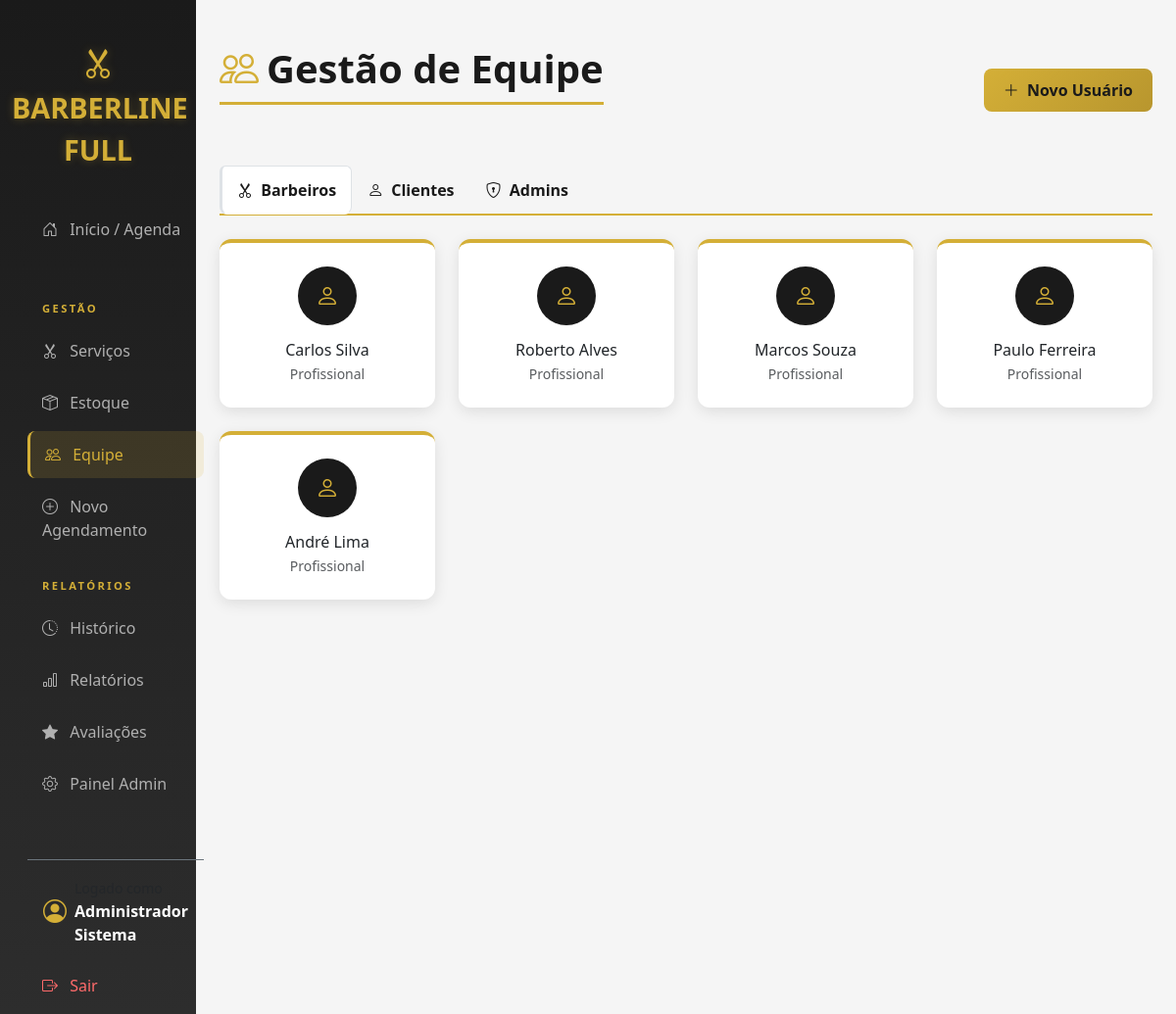
The app's page /equipe/ (signed in) with its own data.
### usuarios/models.py (models this page shows, shortened)
class Usuario(AbstractUser):
    class Tipo(models.TextChoices):
        ADMIN = 'ADMIN', 'Administrador'
        BARBEIRO = 'BARBEIRO', 'Barbeiro'
        CLIENTE = 'CLIENTE', 'Cliente'
    tipo = models.CharField(
        max_length=20,
        choices=Tipo.choices,
        default=Tipo.CLIENTE
    )
    telefone = models.CharField(max_length=15, blank=True, null=True)

### agendamentos/views.py (the view, shortened to what this page needs)
    @login_required
    def wrapper(request, *args, **kwargs):
        if request.user.tipo == 'ADMIN' or request.user.is_staff:
            return view_func(request, *args, **kwargs)

### agendamentos/views.py (called while the page is built, shortened)
def admin_required(view_func):
    @login_required
    def wrapper(request, *args, **kwargs):
        if request.user.tipo == 'ADMIN' or request.user.is_staff:
            return view_func(request, *args, **kwargs)
    return wrapper

@admin_required
def lista_equipe(request):
    context = {
        'barbeiros': Usuario.objects.filter(tipo='BARBEIRO'),
        'clientes': Usuario.objects.filter(tipo='CLIENTE') if request.user.tipo != 'CLIENTE' else Usuario.objects.filter(pk=request.user.pk),
        'administradores': Usuario.objects.filter(tipo='ADMIN'),
    }
    return render(request, 'equipe.html', context)

### templates/equipe.html (shortened to what this page needs)
{% extends 'base.html' %}
{% block content %}
<div class="d-flex justify-content-between align-items-center pt-3 pb-2 mb-4">
    <h1 class="page-header"><i class="bi bi-people me-2 text-gold"></i>Gestão de Equipe</h1>
    <a href="{% url 'novo_usuario' %}" class="btn btn-gold">
        <i class="bi bi-plus-lg me-1"></i> Novo Usuário
    </a>
</div>
<ul class="nav nav-tabs mb-4" id="equipeTab" role="tablist" style="border-bottom: 2px solid var(--gold);">
  <li class="nav-item">
    <button class="nav-link active fw-bold" id="barbeiros-tab" data-bs-toggle="tab" data-bs-target="#barbeiros" type="button" style="color: var(--primary-black);">
        <i class="bi bi-scissors me-1"></i> Barbeiros
    </button>
  </li>
  <li class="nav-item">
    <button class="nav-link fw-bold" id="clientes-tab" data-bs-toggle="tab" data-bs-target="#clientes" type="button" style="color: var(--primary-black);">
        <i class="bi bi-person me-1"></i> Clientes
    </button>
  </li>
  <li class="nav-item">
    <button class="nav-link fw-bold" id="admin-tab" data-bs-toggle="tab" data-bs-target="#admins" type="button" style="color: var(--primary-black);">
        <i class="bi bi-shield-lock me-1"></i> Admins
    </button>
  </li>
</ul>
<div class="tab-content" id="equipeTabContent">
  <div class="tab-pane fade show active" id="barbeiros" role="tabpanel">
    <div class="row">
        {% for b in barbeiros %}
            <div class="col-md-3 mb-4">
                <div class="card text-center p-4" style="border-top: 4px solid var(--gold);">
                    <div class="icon-gold mx-auto mb-3" style="width: 60px; height: 60px; line-height: 60px; font-size: 24px; background: var(--primary-black); border-radius: 50%;">
                        <i class="bi bi-person"></i>
                    </div>
                    <h6 class="mb-1">{{ b.first_name }} {{ b.last_name }}</h6>
                    <small class="text-muted">Profissional</small>
                </div>
            </div>
        {% empty %}
            <p class="text-muted ps-3">Nenhum barbeiro encontrado.</p>
        {% endfor %}
    </div>
  </div>
</div>
{% endblock %}

### templates/base.html (shortened to what this page needs)
<!DOCTYPE html>
<html lang="pt-br">
<head>
    <link href="https://cdn.jsdelivr.net/npm/bootstrap@5.3.0/dist/css/bootstrap.min.css" rel="stylesheet">
    <link rel="stylesheet" href="https://cdn.jsdelivr.net/npm/bootstrap-icons@1.11.0/font/bootstrap-icons.css">
</head>
<body>
    <div class="container-fluid">
        <div class="row">
            <nav class="col-md-3 col-lg-2 d-md-block sidebar collapse show">
                <div class="position-sticky">
                    <div class="brand mb-3">
                        <i class="bi bi-scissors"></i><br>
                        BARBERLINE FULL
                    </div>
                    <div class="nav flex-column px-3">
                        <a href="{% url 'dashboard' %}" class="nav-link {% if request.resolver_match.url_name == 'dashboard' %}active{% endif %}">
                            <i class="bi bi-house-door me-2"></i> Início / Agenda
                        </a>
                        {% if user.tipo == 'ADMIN' or user.is_staff %}
                            <div class="sidebar-heading">Gestão</div>
                            <a href="{% url 'servicos' %}" class="nav-link ">
                                <i class="bi bi-scissors me-2"></i> Serviços
                            </a>
                            <a href="{% url 'estoque' %}" class="nav-link {% if request.resolver_match.url_name == 'estoque' %}active{% endif %}">
                                <i class="bi bi-box-seam me-2"></i> Estoque
                            </a>
                            <a href="{% url 'equipe' %}" class="nav-link {% if request.resolver_match.url_name == 'equipe' %}active{% endif %}">
                                <i class="bi bi-people me-2"></i> Equipe
                            </a>
                            <a href="{% url 'novo_agendamento' %}" class="nav-link">
                                <i class="bi bi-plus-circle me-2"></i> Novo Agendamento
                            </a>
                            <div class="sidebar-heading">Relatórios</div>
                            <a href="{% url 'historico' %}" class="nav-link {% if request.resolver_match.url_name == 'historico' %}active{% endif %}">
                                <i class="bi bi-clock-history me-2"></i> Histórico
                            </a>
                            <a href="{% url 'relatorios' %}" class="nav-link {% if request.resolver_match.url_name == 'relatorios' %}active{% endif %}">
                                <i class="bi bi-bar-chart me-2"></i> Relatórios
                            </a>
                            <a href="{% url 'avaliacoes' %}" class="nav-link {% if request.resolver_match.url_name == 'avaliacoes' or request.resolver_match.url_name == 'nova_avaliacao' %}active{% endif %}">
                                <i class="bi bi-star-fill me-2"></i> Avaliações
                            </a>
                            <a href="{% url 'painel_admin' %}" class="nav-link {% if request.resolver_match.url_name == 'painel_admin' %}active{% endif %}">
                                <i class="bi bi-gear me-2"></i> Painel Admin
                            </a>
                        {% endif %}
                        <div class="mt-4 pt-3 border-top border-secondary">
                            <div class="d-flex align-items-center px-3 mb-3">
                                <i class="bi bi-person-circle fs-4 icon-gold me-2"></i>
                                <div>
                                    <small class="text-muted">Logado como</small>
                                    <div class="fw-bold">{{ user.first_name }} {{ user.last_name }}</div>
                                </div>
                            </div>
                            <form method="post" action="{% url 'logout' %}" style="display:inline;">
                                <button type="submit" class="nav-link logout-btn" style="background:none; border:none; cursor:pointer; width:100%; text-align:left;">
                                    <i class="bi bi-box-arrow-right me-2"></i> Sair
                                </button>
                            </form>
                        </div>
                    </div>
                </div>
            </nav>
            <main class="col-md-9 ms-sm-auto col-lg-10 px-md-4 main-content">
                {% block content %}{% endblock %}
            </main>
        </div>
    </div>
</body>
</html>

### templates/base.html (style rules this page uses)
:root { --primary-black: #1a1a1a; --secondary-black: #2d2d2d; --dark-gray: #404040; --light-gray: #f5f5f5; --white: #ffffff; --gold: #d4af37; --gold-light: #e8c547; --gold-dark: #b8962e; }
body { background-color: var(--light-gray); font-family: 'Segoe UI', Tahoma, Geneva, Verdana, sans-serif; }
.sidebar { min-height: 100vh; background: linear-gradient(180deg, var(--primary-black) 0%, var(--secondary-black) 100%); color: var(--white); padding-top: 20px; box-shadow: 4px 0 15px rgba(0,0,0,0.3); }
.nav-link { color: #b0b0b0; margin-bottom: 5px; transition: all 0.3s ease; border-radius: 8px; padding: 12px 15px; font-weight: 500; }
.nav-link.active { color: var(--gold); background: rgba(212, 175, 55, 0.15); border-left: 3px solid var(--gold); }
.sidebar-heading { font-size: 0.7rem; text-transform: uppercase; letter-spacing: .15rem; color: var(--gold); padding: 20px 15px 10px; font-weight: 600; }
.brand { color: var(--gold); font-size: 1.8rem; font-weight: 700; text-align: center; padding: 20px 0; text-shadow: 0 0 10px rgba(212, 175, 55, 0.3); }
.brand i { font-size: 2rem; }
.card { border: none; border-radius: 12px; box-shadow: 0 4px 15px rgba(0,0,0,0.1); transition: transform 0.3s ease, box-shadow 0.3s ease; }
.btn-gold { background: linear-gradient(135deg, var(--gold) 0%, var(--gold-dark) 100%); color: var(--primary-black); border: none; font-weight: 600; padding: 10px 20px; border-radius: 8px; transition: all 0.3s ease; }
.icon-gold { color: var(--gold); }
.text-gold { color: var(--gold) !important; }
h1, h2, h3, h4, h5 { color: var(--primary-black); font-weight: 700; }
.page-header { color: var(--primary-black); border-bottom: 3px solid var(--gold); padding-bottom: 10px; margin-bottom: 30px; }
.logout-btn { color: #ff6b6b !important; }
.main-content { padding: 30px; background: var(--light-gray); min-height: 100vh; }

### records on screen
Usuario: first_name "Administrador", last_name "Sistema"
Usuario: first_name "Carlos", last_name "Silva"
Usuario: first_name "Roberto", last_name "Alves"
Usuario: first_name "Marcos", last_name "Souza"
Usuario: first_name "Paulo", last_name "Ferreira"
Usuario: first_name "André", last_name "Lima"
